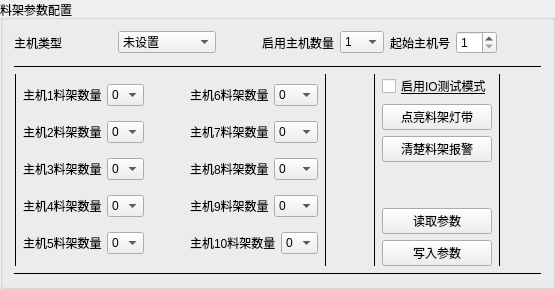
    <widget class="QGroupBox" name="groupBox_rack_paras">
     <property name="sizePolicy">
      <sizepolicy hsizetype="Preferred" vsizetype="Preferred">
       <horstretch>0</horstretch>
       <verstretch>0</verstretch>
      </sizepolicy>
     </property>
     <property name="title">
      <string>料架参数配置</string>
     </property>
     <layout class="QVBoxLayout" name="verticalLayout_5">
      <item>
       <layout class="QHBoxLayout" name="horizontalLayout_4">
        <property name="bottomMargin">
         <number>5</number>
        </property>
        <item>
         <widget class="QLabel" name="label_4">
          <property name="text">
           <string>主机类型</string>
          </property>
         </widget>
        </item>
        <item>
         <widget class="QComboBox" name="comboBox_host_type">
          <item>
           <property name="text">
            <string>未设置</string>
           </property>
          </item>
          <item>
           <property name="text">
            <string>阴极冷压</string>
           </property>
          </item>
          <item>
           <property name="text">
            <string>阳极冷压</string>
           </property>
          </item>
          <item>
           <property name="text">
            <string>阴极模切</string>
           </property>
          </item>
          <item>
           <property name="text">
            <string>阳极模切</string>
           </property>
          </item>
         </widget>
        </item>
        <item>
         <spacer name="horizontalSpacer_2">
          <property name="orientation">
           <enum>Qt::Orientation::Horizontal</enum>
          </property>
          <property name="sizeType">
           <enum>QSizePolicy::Policy::Preferred</enum>
          </property>
          <property name="sizeHint" stdset="0">
           <size>
            <width>40</width>
            <height>20</height>
           </size>
          </property>
         </spacer>
        </item>
        <item>
         <layout class="QHBoxLayout" name="horizontalLayout_29">
          <item>
           <widget class="QLabel" name="label_6">
            <property name="text">
             <string>启用主机数量</string>
            </property>
           </widget>
          </item>
          <item>
           <widget class="QComboBox" name="comboBox_host_counts">
            <item>
             <property name="text">
              <string>1</string>
             </property>
            </item>
            <item>
             <property name="text">
              <string>2</string>
             </property>
            </item>
            <item>
             <property name="text">
              <string>3</string>
             </property>
            </item>
            <item>
             <property name="text">
              <string>4</string>
             </property>
            </item>
            <item>
             <property name="text">
              <string>5</string>
             </property>
            </item>
            <item>
             <property name="text">
              <string>6</string>
             </property>
            </item>
            <item>
             <property name="text">
              <string>7</string>
             </property>
            </item>
            <item>
             <property name="text">
              <string>8</string>
             </property>
            </item>
            <item>
             <property name="text">
              <string>9</string>
             </property>
            </item>
            <item>
             <property name="text">
              <string>10</string>
             </property>
            </item>
           </widget>
          </item>
         </layout>
        </item>
        <item>
         <layout class="QHBoxLayout" name="horizontalLayout_28">
          <property name="rightMargin">
           <number>4</number>
          </property>
          <item>
           <widget class="QLabel" name="label_5">
            <property name="text">
             <string>起始主机号</string>
            </property>
           </widget>
          </item>
          <item>
           <widget class="QSpinBox" name="spinBox_host_No_start">
            <property name="minimum">
             <number>1</number>
            </property>
            <property name="maximum">
             <number>80</number>
            </property>
           </widget>
          </item>
         </layout>
        </item>
        <item>
         <spacer name="horizontalSpacer_4">
          <property name="orientation">
           <enum>Qt::Orientation::Horizontal</enum>
          </property>
          <property name="sizeType">
           <enum>QSizePolicy::Policy::Maximum</enum>
          </property>
          <property name="sizeHint" stdset="0">
           <size>
            <width>40</width>
            <height>20</height>
           </size>
          </property>
         </spacer>
        </item>
       </layout>
      </item>
      <item>
       <widget class="QFrame" name="frame_23">
        <property name="frameShape">
         <enum>QFrame::Shape::HLine</enum>
        </property>
        <property name="frameShadow">
         <enum>QFrame::Shadow::Plain</enum>
        </property>
       </widget>
      </item>
      <item>
       <layout class="QHBoxLayout" name="horizontalLayout_30">
        <item>
         <widget class="QFrame" name="frame_24">
          <property name="frameShape">
           <enum>QFrame::Shape::VLine</enum>
          </property>
          <property name="frameShadow">
           <enum>QFrame::Shadow::Plain</enum>
          </property>
         </widget>
        </item>
        <item>
         <layout class="QVBoxLayout" name="verticalLayout_9">
          <property name="spacing">
           <number>5</number>
          </property>
          <item>
           <layout class="QHBoxLayout" name="horizontalLayout_31">
            <item>
             <widget class="QLabel" name="label_host_1_name">
              <property name="text">
               <string>主机1料架数量</string>
              </property>
             </widget>
            </item>
            <item>
             <widget class="QComboBox" name="comboBox_host_1_rack_count">
              <item>
               <property name="text">
                <string>0</string>
               </property>
              </item>
              <item>
               <property name="text">
                <string>1</string>
               </property>
              </item>
              <item>
               <property name="text">
                <string>2</string>
               </property>
              </item>
              <item>
               <property name="text">
                <string>3</string>
               </property>
              </item>
              <item>
               <property name="text">
                <string>4</string>
               </property>
              </item>
              <item>
               <property name="text">
                <string>5</string>
               </property>
              </item>
              <item>
               <property name="text">
                <string>6</string>
               </property>
              </item>
              <item>
               <property name="text">
                <string>7</string>
               </property>
              </item>
              <item>
               <property name="text">
                <string>8</string>
               </property>
              </item>
             </widget>
            </item>
           </layout>
          </item>
          <item>
           <layout class="QHBoxLayout" name="horizontalLayout_32">
            <item>
             <widget class="QLabel" name="label_host_2_name">
              <property name="text">
               <string>主机2料架数量</string>
              </property>
             </widget>
            </item>
            <item>
             <widget class="QComboBox" name="comboBox_host_2_rack_count">
              <item>
               <property name="text">
                <string>0</string>
               </property>
              </item>
              <item>
               <property name="text">
                <string>1</string>
               </property>
              </item>
              <item>
               <property name="text">
                <string>2</string>
               </property>
              </item>
              <item>
               <property name="text">
                <string>3</string>
               </property>
              </item>
              <item>
               <property name="text">
                <string>4</string>
               </property>
              </item>
              <item>
               <property name="text">
                <string>5</string>
               </property>
              </item>
              <item>
               <property name="text">
                <string>6</string>
               </property>
              </item>
              <item>
               <property name="text">
                <string>7</string>
               </property>
              </item>
              <item>
               <property name="text">
                <string>8</string>
               </property>
              </item>
             </widget>
            </item>
           </layout>
          </item>
          <item>
           <layout class="QHBoxLayout" name="horizontalLayout_33">
            <item>
             <widget class="QLabel" name="label_host_3_name">
              <property name="text">
               <string>主机3料架数量</string>
              </property>
             </widget>
            </item>
            <item>
             <widget class="QComboBox" name="comboBox_host_3_rack_count">
              <item>
               <property name="text">
                <string>0</string>
               </property>
              </item>
              <item>
               <property name="text">
                <string>1</string>
               </property>
              </item>
              <item>
               <property name="text">
                <string>2</string>
               </property>
              </item>
              <item>
               <property name="text">
                <string>3</string>
               </property>
              </item>
              <item>
               <property name="text">
                <string>4</string>
               </property>
              </item>
              <item>
               <property name="text">
                <string>5</string>
               </property>
              </item>
              <item>
               <property name="text">
                <string>6</string>
               </property>
              </item>
              <item>
               <property name="text">
                <string>7</string>
               </property>
              </item>
              <item>
               <property name="text">
                <string>8</string>
               </property>
              </item>
             </widget>
            </item>
           </layout>
          </item>
          <item>
           <layout class="QHBoxLayout" name="horizontalLayout_34">
            <item>
             <widget class="QLabel" name="label_host_4_name">
              <property name="text">
               <string>主机4料架数量</string>
              </property>
             </widget>
            </item>
            <item>
             <widget class="QComboBox" name="comboBox_host_4_rack_count">
              <item>
               <property name="text">
                <string>0</string>
               </property>
              </item>
              <item>
               <property name="text">
                <string>1</string>
               </property>
              </item>
              <item>
               <property name="text">
                <string>2</string>
               </property>
              </item>
              <item>
               <property name="text">
                <string>3</string>
               </property>
              </item>
              <item>
               <property name="text">
                <string>4</string>
               </property>
              </item>
              <item>
               <property name="text">
                <string>5</string>
               </property>
              </item>
              <item>
               <property name="text">
                <string>6</string>
               </property>
              </item>
              <item>
               <property name="text">
                <string>7</string>
               </property>
              </item>
              <item>
               <property name="text">
                <string>8</string>
               </property>
              </item>
             </widget>
            </item>
           </layout>
          </item>
          <item>
           <layout class="QHBoxLayout" name="horizontalLayout_35">
            <item>
             <widget class="QLabel" name="label_host_5_name">
              <property name="text">
               <string>主机5料架数量</string>
              </property>
             </widget>
            </item>
            <item>
             <widget class="QComboBox" name="comboBox_host_5_rack_count">
              <item>
               <property name="text">
                <string>0</string>
               </property>
              </item>
              <item>
               <property name="text">
                <string>1</string>
               </property>
              </item>
              <item>
               <property name="text">
                <string>2</string>
               </property>
              </item>
              <item>
               <property name="text">
                <string>3</string>
               </property>
              </item>
              <item>
               <property name="text">
                <string>4</string>
               </property>
              </item>
              <item>
               <property name="text">
                <string>5</string>
               </property>
              </item>
              <item>
               <property name="text">
                <string>6</string>
               </property>
              </item>
              <item>
               <property name="text">
                <string>7</string>
               </property>
              </item>
              <item>
               <property name="text">
                <string>8</string>
               </property>
              </item>
             </widget>
            </item>
           </layout>
          </item>
         </layout>
        </item>
        <item>
         <spacer name="horizontalSpacer_3">
          <property name="orientation">
           <enum>Qt::Orientation::Horizontal</enum>
          </property>
          <property name="sizeType">
           <enum>QSizePolicy::Policy::Maximum</enum>
          </property>
          <property name="sizeHint" stdset="0">
           <size>
            <width>40</width>
            <height>20</height>
           </size>
          </property>
         </spacer>
        </item>
        <item>
         <layout class="QVBoxLayout" name="verticalLayout_10">
          <property name="spacing">
           <number>5</number>
          </property>
          <item>
           <layout class="QHBoxLayout" name="horizontalLayout_36">
            <item>
             <widget class="QLabel" name="label_host_6_name">
              <property name="text">
               <string>主机6料架数量</string>
              </property>
             </widget>
            </item>
            <item>
             <widget class="QComboBox" name="comboBox_host_6_rack_count">
              <item>
               <property name="text">
                <string>0</string>
               </property>
              </item>
              <item>
               <property name="text">
                <string>1</string>
               </property>
              </item>
              <item>
               <property name="text">
                <string>2</string>
               </property>
              </item>
              <item>
               <property name="text">
                <string>3</string>
               </property>
              </item>
              <item>
               <property name="text">
                <string>4</string>
               </property>
              </item>
              <item>
               <property name="text">
                <string>5</string>
               </property>
              </item>
              <item>
               <property name="text">
                <string>6</string>
               </property>
              </item>
              <item>
               <property name="text">
                <string>7</string>
               </property>
              </item>
              <item>
               <property name="text">
                <string>8</string>
               </property>
              </item>
             </widget>
            </item>
           </layout>
          </item>
          <item>
           <layout class="QHBoxLayout" name="horizontalLayout_37">
            <item>
             <widget class="QLabel" name="label_host_7_name">
              <property name="text">
               <string>主机7料架数量</string>
              </property>
             </widget>
            </item>
            <item>
             <widget class="QComboBox" name="comboBox_host_7_rack_count">
              <item>
               <property name="text">
                <string>0</string>
               </property>
              </item>
              <item>
               <property name="text">
                <string>1</string>
               </property>
              </item>
              <item>
               <property name="text">
                <string>2</string>
               </property>
              </item>
              <item>
               <property name="text">
                <string>3</string>
               </property>
              </item>
              <item>
               <property name="text">
                <string>4</string>
               </property>
              </item>
              <item>
               <property name="text">
                <string>5</string>
               </property>
              </item>
              <item>
               <property name="text">
                <string>6</string>
               </property>
              </item>
              <item>
               <property name="text">
                <string>7</string>
               </property>
              </item>
              <item>
               <property name="text">
                <string>8</string>
               </property>
              </item>
             </widget>
            </item>
           </layout>
          </item>
          <item>
           <layout class="QHBoxLayout" name="horizontalLayout_38">
            <item>
             <widget class="QLabel" name="label_host_8_name">
              <property name="text">
               <string>主机8料架数量</string>
              </property>
             </widget>
            </item>
            <item>
             <widget class="QComboBox" name="comboBox_host_8_rack_count">
              <item>
               <property name="text">
                <string>0</string>
               </property>
              </item>
              <item>
               <property name="text">
                <string>1</string>
               </property>
              </item>
              <item>
               <property name="text">
                <string>2</string>
               </property>
              </item>
              <item>
               <property name="text">
                <string>3</string>
               </property>
              </item>
              <item>
               <property name="text">
                <string>4</string>
               </property>
              </item>
              <item>
               <property name="text">
                <string>5</string>
               </property>
              </item>
              <item>
               <property name="text">
                <string>6</string>
               </property>
              </item>
              <item>
               <property name="text">
                <string>7</string>
               </property>
              </item>
              <item>
               <property name="text">
                <string>8</string>
               </property>
              </item>
             </widget>
            </item>
           </layout>
          </item>
          <item>
           <layout class="QHBoxLayout" name="horizontalLayout_39">
            <item>
             <widget class="QLabel" name="label_host_9_name">
              <property name="text">
               <string>主机9料架数量</string>
              </property>
             </widget>
            </item>
            <item>
             <widget class="QComboBox" name="comboBox_host_9_rack_count">
              <item>
               <property name="text">
                <string>0</string>
               </property>
              </item>
              <item>
               <property name="text">
                <string>1</string>
               </property>
              </item>
              <item>
               <property name="text">
                <string>2</string>
               </property>
              </item>
              <item>
               <property name="text">
                <string>3</string>
               </property>
              </item>
              <item>
               <property name="text">
                <string>4</string>
               </property>
              </item>
              <item>
               <property name="text">
                <string>5</string>
               </property>
              </item>
              <item>
               <property name="text">
                <string>6</string>
               </property>
              </item>
              <item>
               <property name="text">
                <string>7</string>
               </property>
              </item>
              <item>
               <property name="text">
                <string>8</string>
               </property>
              </item>
             </widget>
            </item>
           </layout>
          </item>
          <item>
           <layout class="QHBoxLayout" name="horizontalLayout_40">
            <item>
             <widget class="QLabel" name="label_host_10_name">
              <property name="text">
               <string>主机10料架数量</string>
              </property>
             </widget>
            </item>
            <item>
             <widget class="QComboBox" name="comboBox_host_10_rack_count">
              <item>
               <property name="text">
                <string>0</string>
               </property>
              </item>
              <item>
               <property name="text">
                <string>1</string>
               </property>
              </item>
              <item>
               <property name="text">
                <string>2</string>
               </property>
              </item>
              <item>
               <property name="text">
                <string>3</string>
               </property>
              </item>
              <item>
               <property name="text">
                <string>4</string>
               </property>
              </item>
              <item>
               <property name="text">
                <string>5</string>
               </property>
              </item>
              <item>
               <property name="text">
                <string>6</string>
               </property>
              </item>
              <item>
               <property name="text">
                <string>7</string>
               </property>
              </item>
              <item>
               <property name="text">
                <string>8</string>
               </property>
              </item>
             </widget>
            </item>
           </layout>
          </item>
         </layout>
        </item>
        <item>
         <widget class="QFrame" name="frame_4">
          <property name="frameShape">
           <enum>QFrame::Shape::VLine</enum>
          </property>
          <property name="frameShadow">
           <enum>QFrame::Shadow::Plain</enum>
          </property>
         </widget>
        </item>
        <item>
         <spacer name="horizontalSpacer_6">
          <property name="orientation">
           <enum>Qt::Orientation::Horizontal</enum>
          </property>
          <property name="sizeType">
           <enum>QSizePolicy::Policy::Fixed</enum>
          </property>
          <property name="sizeHint" stdset="0">
           <size>
            <width>40</width>
            <height>20</height>
           </size>
          </property>
         </spacer>
        </item>
        <item>
         <widget class="QFrame" name="frame_10">
          <property name="frameShape">
           <enum>QFrame::Shape::VLine</enum>
          </property>
          <property name="frameShadow">
           <enum>QFrame::Shadow::Plain</enum>
          </property>
         </widget>
        </item>
        <item>
         <layout class="QVBoxLayout" name="verticalLayout_28">
          <item>
           <widget class="QCheckBox" name="checkBox_IO_test">
            <property name="font">
             <font>
              <underline>true</underline>
             </font>
            </property>
            <property name="toolTipDuration">
             <number>1</number>
            </property>
            <property name="statusTip">
             <string>-1</string>
            </property>
            <property name="layoutDirection">
             <enum>Qt::LayoutDirection::LeftToRight</enum>
            </property>
            <property name="autoFillBackground">
             <bool>false</bool>
            </property>
            <property name="text">
             <string>启用IO测试模式</string>
            </property>
           </widget>
          </item>
          <item>
           <widget class="QPushButton" name="pushButton_LED">
            <property name="text">
             <string>点亮料架灯带</string>
            </property>
           </widget>
          </item>
          <item>
           <widget class="QPushButton" name="pushButton_rst">
            <property name="text">
             <string>清楚料架报警</string>
            </property>
           </widget>
          </item>
          <item>
           <spacer name="verticalSpacer_3">
            <property name="orientation">
             <enum>Qt::Orientation::Vertical</enum>
            </property>
            <property name="sizeHint" stdset="0">
             <size>
              <width>20</width>
              <height>40</height>
             </size>
            </property>
           </spacer>
          </item>
          <item>
           <widget class="QPushButton" name="pushButton_read">
            <property name="sizePolicy">
             <sizepolicy hsizetype="Preferred" vsizetype="Fixed">
              <horstretch>0</horstretch>
              <verstretch>0</verstretch>
             </sizepolicy>
            </property>
            <property name="text">
             <string>读取参数</string>
            </property>
           </widget>
          </item>
          <item>
           <widget class="QPushButton" name="pushButton_write">
            <property name="sizePolicy">
             <sizepolicy hsizetype="Preferred" vsizetype="Fixed">
              <horstretch>0</horstretch>
              <verstretch>0</verstretch>
             </sizepolicy>
            </property>
            <property name="text">
             <string>写入参数</string>
            </property>
           </widget>
          </item>
         </layout>
        </item>
        <item>
         <widget class="QFrame" name="frame_11">
          <property name="frameShape">
           <enum>QFrame::Shape::VLine</enum>
          </property>
          <property name="frameShadow">
           <enum>QFrame::Shadow::Plain</enum>
          </property>
         </widget>
        </item>
        <item>
         <spacer name="horizontalSpacer_12">
          <property name="orientation">
           <enum>Qt::Orientation::Horizontal</enum>
          </property>
          <property name="sizeType">
           <enum>QSizePolicy::Policy::Preferred</enum>
          </property>
          <property name="sizeHint" stdset="0">
           <size>
            <width>40</width>
            <height>20</height>
           </size>
          </property>
         </spacer>
        </item>
       </layout>
      </item>
      <item>
       <widget class="QFrame" name="frame_12">
        <property name="frameShape">
         <enum>QFrame::Shape::HLine</enum>
        </property>
        <property name="frameShadow">
         <enum>QFrame::Shadow::Plain</enum>
        </property>
       </widget>
      </item>
     </layout>
    </widget>
